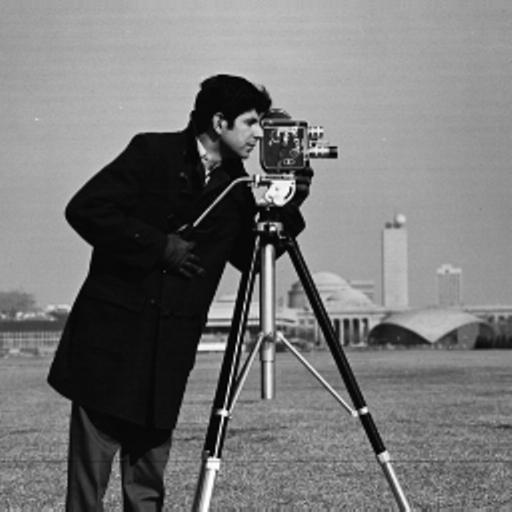
%> input picture cameraman.tif, 512 x 512 px
$ octave DEMO_DENING_Cameraman_comparison_split_bregman_primal_dual.m   (GNU Octave 9; MATLAB toolbox functions it lacks are replaced by stand-ins)
%> lines starting %> are read from the running program, lines starting %| are printed output that depends on the picture
%In this code, denoising test image cameraman is solved
%with 3 different variational methods:
%1-proposed 2-TGV(split Bregman) 3-TGV (primal dual)
%================================================================================
close all; clc
ref=double(imread('cameraman.tif'))/255;% original image
%> ref: size 512x512 double; min 0, max 1, mean 0.464
ref=ref(100:300,100:300); % a part of image is used in comparison
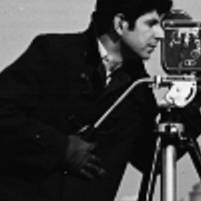
%> ref: size 201x201 double; min 0, max 0.992, mean 0.231
f=ref+randn(size(ref))*0.18; %noisy image with additive white Gaussian noise of standard deviation 0.18.
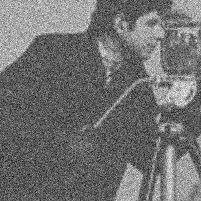
%> f: size 201x201 double; min -0.71, max 1.42, mean 0.23; drawn with min black and max white
Nbiter=500;
%> (the run ends here)

$ run again, with woman.tif copied over cameraman.tif
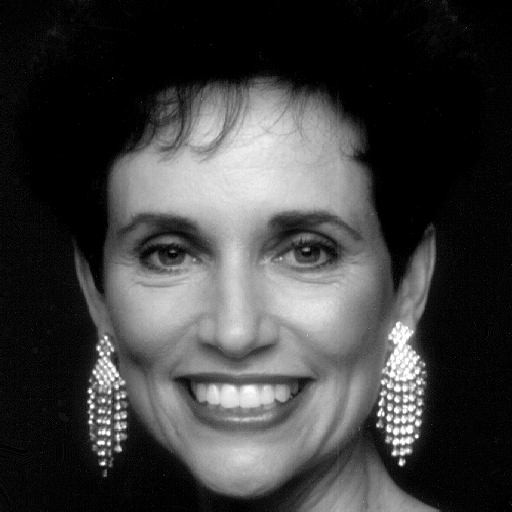
%> input picture woman.tif, 512 x 512 px
%> `ref=ref(100:300,100:300);`:
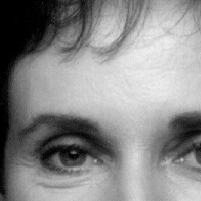
%> ref: size 201x201 double; min 0, max 0.949, mean 0.539
%> `f=ref+randn(size(ref))*0.18;`:
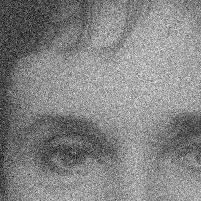
%> f: size 201x201 double; min -0.598, max 1.59, mean 0.537; drawn with min black and max white

$ run again, with barbara.png saved as cameraman.tif
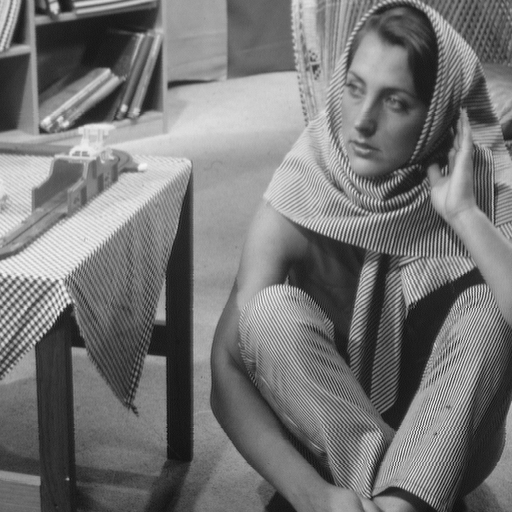
%> input picture barbara.png, 512 x 512 px
%> `ref=ref(100:300,100:300);`:
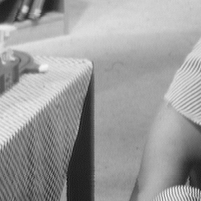
%> ref: size 201x201 double; min 0.0706, max 0.961, mean 0.612
%> `f=ref+randn(size(ref))*0.18;`:
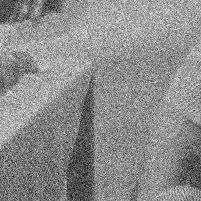
%> f: size 201x201 double; min -0.463, max 1.48, mean 0.61; drawn with min black and max white
